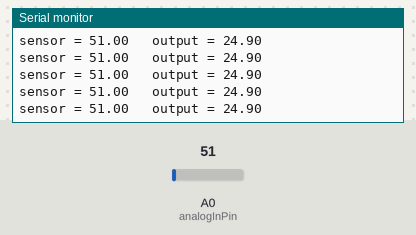
A sketch run on a simulated Arduino Uno, built with avr-gcc and run on an emulated ATmega328P. Parts: the last lines printed to the serial monitor. The test bench sets the inputs (shaded band); at power-on: A0 (analogInPin) = 51.

Above: at 1.2 s.
1.3 s: A0 (analogInPin) set to 23
At 1.9 s:
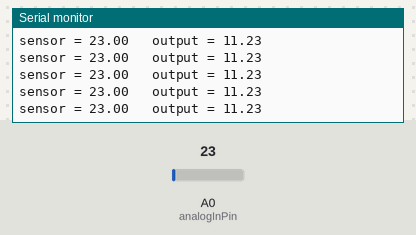
4.3 s: A0 (analogInPin) set to 19
At 5.1 s:
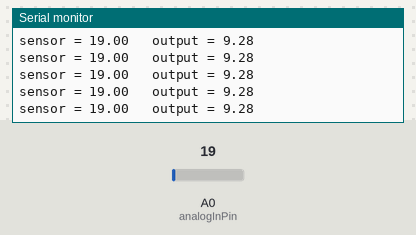
Timing chart, 0 to 7.3 s (numbered marks = the images above; inputs shaded):
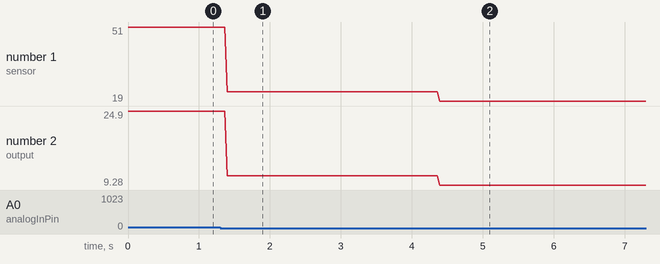

The sketch:

LM35.ino
```cpp
// ----------- puerto lm35 -------
// conexion: 1 - +VS, 2 - VOUT, 3 - GND
const int analogInPin = A0;   // pin sensor
float sensorValue = 0;        // variable para guardar sensor

void setup() {
  // inicio en envio de datos
  Serial.begin(9600);
}

void loop() {
  // leeo el sensor
  sensorValue = analogRead(analogInPin);

  // print the results to the serial monitor:
  Serial.print("sensor = " );
  Serial.print(sensorValue);

  // -> relacion 10mV/C
  // ADC 1024 -> 5V |-> 5V/1024 -> 0.0048828 -> 0.0048828/0.01 -> 0.48828

  sensorValue = sensorValue*0.48828;

  Serial.print("\t output = ");
  Serial.print(sensorValue);

  Serial.println();

  delay(2);
}
```

Measured:
- after the input at 1.3 s, the serial monitor: prints a new line after 0.10 s (image 1)
- after the input at 4.3 s, the serial monitor: prints a new line after 0.09 s (image 2)
- plotted number 1: 51 → 23 after the input at 1.3 s, 23 → 19 after the input at 4.3 s
- plotted number 2: 24.9 → 11.23 after the input at 1.3 s, 11.23 → 9.28 after the input at 4.3 s
